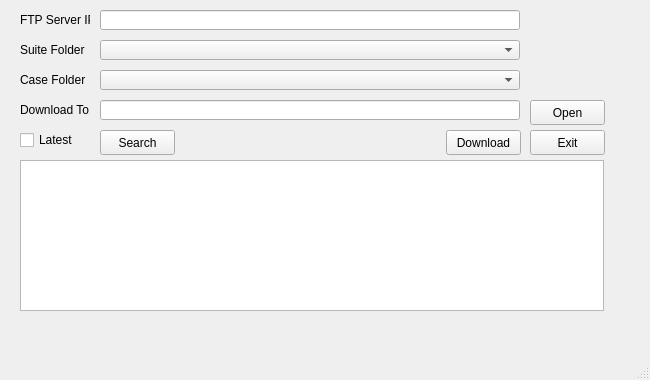
<?xml version="1.0" encoding="UTF-8"?>
<ui version="4.0">
 <class>MainWindow</class>
 <widget class="QMainWindow" name="MainWindow">
  <property name="geometry">
   <rect>
    <x>0</x>
    <y>0</y>
    <width>650</width>
    <height>380</height>
   </rect>
  </property>
  <property name="windowTitle">
   <string>MainWindow</string>
  </property>
  <widget class="QWidget" name="centralwidget">
   <widget class="QLabel" name="label_4">
    <property name="geometry">
     <rect>
      <x>20</x>
      <y>70</y>
      <width>70</width>
      <height>20</height>
     </rect>
    </property>
    <property name="text">
     <string>Case Folder</string>
    </property>
   </widget>
   <widget class="QLineEdit" name="lineEdit">
    <property name="geometry">
     <rect>
      <x>100</x>
      <y>100</y>
      <width>420</width>
      <height>20</height>
     </rect>
    </property>
   </widget>
   <widget class="QPushButton" name="pushButton_3">
    <property name="geometry">
     <rect>
      <x>100</x>
      <y>130</y>
      <width>75</width>
      <height>25</height>
     </rect>
    </property>
    <property name="text">
     <string>Search</string>
    </property>
   </widget>
   <widget class="QLabel" name="label_1">
    <property name="geometry">
     <rect>
      <x>20</x>
      <y>10</y>
      <width>70</width>
      <height>20</height>
     </rect>
    </property>
    <property name="text">
     <string>FTP Server IP</string>
    </property>
   </widget>
   <widget class="QLabel" name="label_2">
    <property name="geometry">
     <rect>
      <x>20</x>
      <y>100</y>
      <width>70</width>
      <height>20</height>
     </rect>
    </property>
    <property name="text">
     <string>Download To</string>
    </property>
   </widget>
   <widget class="QPushButton" name="pushButton">
    <property name="geometry">
     <rect>
      <x>446</x>
      <y>130</y>
      <width>75</width>
      <height>25</height>
     </rect>
    </property>
    <property name="text">
     <string>Download</string>
    </property>
   </widget>
   <widget class="QPushButton" name="pushButton_2">
    <property name="geometry">
     <rect>
      <x>530</x>
      <y>100</y>
      <width>75</width>
      <height>25</height>
     </rect>
    </property>
    <property name="text">
     <string>Open</string>
    </property>
   </widget>
   <widget class="QListView" name="listView">
    <property name="geometry">
     <rect>
      <x>20</x>
      <y>160</y>
      <width>584</width>
      <height>151</height>
     </rect>
    </property>
   </widget>
   <widget class="QComboBox" name="comboBox_2">
    <property name="geometry">
     <rect>
      <x>100</x>
      <y>40</y>
      <width>420</width>
      <height>20</height>
     </rect>
    </property>
   </widget>
   <widget class="QLabel" name="label_3">
    <property name="geometry">
     <rect>
      <x>20</x>
      <y>40</y>
      <width>70</width>
      <height>20</height>
     </rect>
    </property>
    <property name="text">
     <string>Suite Folder</string>
    </property>
   </widget>
   <widget class="QComboBox" name="comboBox">
    <property name="geometry">
     <rect>
      <x>100</x>
      <y>70</y>
      <width>420</width>
      <height>20</height>
     </rect>
    </property>
   </widget>
   <widget class="QLineEdit" name="lineEdit_2">
    <property name="geometry">
     <rect>
      <x>100</x>
      <y>10</y>
      <width>420</width>
      <height>20</height>
     </rect>
    </property>
    <property name="text">
     <string/>
    </property>
   </widget>
   <widget class="QCheckBox" name="checkBox">
    <property name="enabled">
     <bool>true</bool>
    </property>
    <property name="geometry">
     <rect>
      <x>20</x>
      <y>130</y>
      <width>70</width>
      <height>20</height>
     </rect>
    </property>
    <property name="text">
     <string>Latest</string>
    </property>
   </widget>
   <widget class="QPushButton" name="pushButton_4">
    <property name="geometry">
     <rect>
      <x>530</x>
      <y>130</y>
      <width>75</width>
      <height>25</height>
     </rect>
    </property>
    <property name="text">
     <string>Exit</string>
    </property>
   </widget>
  </widget>
  <widget class="QMenuBar" name="menubar">
   <property name="geometry">
    <rect>
     <x>0</x>
     <y>0</y>
     <width>650</width>
     <height>21</height>
    </rect>
   </property>
  </widget>
  <widget class="QStatusBar" name="statusbar"/>
 </widget>
 <resources/>
 <connections/>
</ui>
